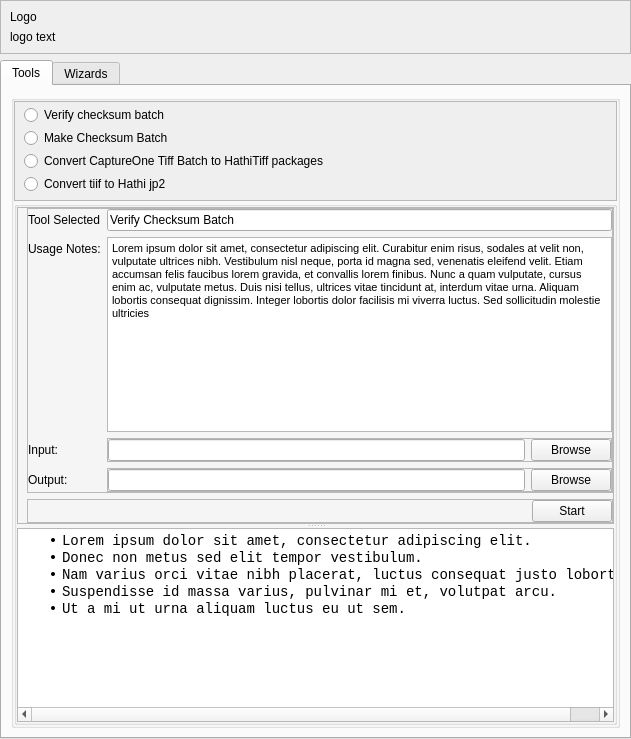
<?xml version="1.0" encoding="UTF-8"?>
<ui version="4.0">
 <class>MainWindow</class>
 <widget class="QMainWindow" name="MainWindow">
  <property name="geometry">
   <rect>
    <x>0</x>
    <y>0</y>
    <width>631</width>
    <height>739</height>
   </rect>
  </property>
  <property name="minimumSize">
   <size>
    <width>300</width>
    <height>500</height>
   </size>
  </property>
  <property name="windowTitle">
   <string>MainWindow</string>
  </property>
  <widget class="QWidget" name="centralwidget">
   <layout class="QVBoxLayout" name="verticalLayout_3">
    <property name="leftMargin">
     <number>0</number>
    </property>
    <property name="topMargin">
     <number>0</number>
    </property>
    <property name="rightMargin">
     <number>0</number>
    </property>
    <property name="bottomMargin">
     <number>0</number>
    </property>
    <item>
     <widget class="QWidget" name="widget" native="true">
      <layout class="QVBoxLayout" name="verticalLayout_2">
       <property name="leftMargin">
        <number>0</number>
       </property>
       <property name="topMargin">
        <number>0</number>
       </property>
       <property name="rightMargin">
        <number>0</number>
       </property>
       <property name="bottomMargin">
        <number>0</number>
       </property>
       <item>
        <widget class="QFrame" name="frame">
         <property name="frameShape">
          <enum>QFrame::StyledPanel</enum>
         </property>
         <property name="frameShadow">
          <enum>QFrame::Raised</enum>
         </property>
         <layout class="QVBoxLayout" name="verticalLayout">
          <item>
           <widget class="QLabel" name="label">
            <property name="text">
             <string>Logo</string>
            </property>
           </widget>
          </item>
          <item>
           <widget class="QLabel" name="label_2">
            <property name="text">
             <string>logo text</string>
            </property>
           </widget>
          </item>
         </layout>
        </widget>
       </item>
       <item>
        <widget class="QTabWidget" name="tabWidget">
         <property name="currentIndex">
          <number>0</number>
         </property>
         <widget class="QWidget" name="tab_tools">
          <attribute name="title">
           <string>Tools</string>
          </attribute>
          <layout class="QVBoxLayout" name="verticalLayout_6">
           <item>
            <widget class="QGroupBox" name="groupBox_2">
             <property name="title">
              <string/>
             </property>
             <layout class="QVBoxLayout" name="verticalLayout_8">
              <property name="spacing">
               <number>0</number>
              </property>
              <property name="leftMargin">
               <number>0</number>
              </property>
              <property name="topMargin">
               <number>0</number>
              </property>
              <property name="rightMargin">
               <number>0</number>
              </property>
              <property name="bottomMargin">
               <number>0</number>
              </property>
              <item>
               <widget class="QScrollArea" name="scrollArea">
                <property name="sizePolicy">
                 <sizepolicy hsizetype="Preferred" vsizetype="Minimum">
                  <horstretch>0</horstretch>
                  <verstretch>1</verstretch>
                 </sizepolicy>
                </property>
                <property name="minimumSize">
                 <size>
                  <width>0</width>
                  <height>75</height>
                 </size>
                </property>
                <property name="maximumSize">
                 <size>
                  <width>16777215</width>
                  <height>100</height>
                 </size>
                </property>
                <property name="horizontalScrollBarPolicy">
                 <enum>Qt::ScrollBarAlwaysOff</enum>
                </property>
                <property name="widgetResizable">
                 <bool>false</bool>
                </property>
                <property name="alignment">
                 <set>Qt::AlignLeading|Qt::AlignLeft|Qt::AlignTop</set>
                </property>
                <widget class="QWidget" name="scrollAreaWidgetContents">
                 <property name="geometry">
                  <rect>
                   <x>0</x>
                   <y>0</y>
                   <width>620</width>
                   <height>98</height>
                  </rect>
                 </property>
                 <layout class="QVBoxLayout" name="verticalLayout_4">
                  <property name="spacing">
                   <number>0</number>
                  </property>
                  <property name="topMargin">
                   <number>0</number>
                  </property>
                  <property name="bottomMargin">
                   <number>0</number>
                  </property>
                  <item>
                   <widget class="QRadioButton" name="radioButton">
                    <property name="text">
                     <string>Verify checksum batch</string>
                    </property>
                   </widget>
                  </item>
                  <item>
                   <widget class="QRadioButton" name="radioButton_3">
                    <property name="text">
                     <string>Make Checksum Batch</string>
                    </property>
                   </widget>
                  </item>
                  <item>
                   <widget class="QRadioButton" name="radioButton_4">
                    <property name="text">
                     <string>Convert CaptureOne Tiff Batch to HathiTiff packages</string>
                    </property>
                   </widget>
                  </item>
                  <item>
                   <widget class="QRadioButton" name="radioButton_2">
                    <property name="text">
                     <string>Convert tiif to Hathi jp2</string>
                    </property>
                   </widget>
                  </item>
                 </layout>
                </widget>
               </widget>
              </item>
              <item>
               <widget class="QGroupBox" name="groupBox">
                <property name="sizePolicy">
                 <sizepolicy hsizetype="Preferred" vsizetype="Minimum">
                  <horstretch>0</horstretch>
                  <verstretch>0</verstretch>
                 </sizepolicy>
                </property>
                <property name="title">
                 <string/>
                </property>
                <layout class="QVBoxLayout" name="verticalLayout_5">
                 <property name="leftMargin">
                  <number>0</number>
                 </property>
                 <property name="topMargin">
                  <number>0</number>
                 </property>
                 <property name="rightMargin">
                  <number>0</number>
                 </property>
                 <property name="bottomMargin">
                  <number>0</number>
                 </property>
                 <item>
                  <widget class="QSplitter" name="splitter">
                   <property name="orientation">
                    <enum>Qt::Vertical</enum>
                   </property>
                   <property name="childrenCollapsible">
                    <bool>false</bool>
                   </property>
                   <widget class="QFrame" name="frame_script_setup">
                    <property name="sizePolicy">
                     <sizepolicy hsizetype="Preferred" vsizetype="Minimum">
                      <horstretch>0</horstretch>
                      <verstretch>1</verstretch>
                     </sizepolicy>
                    </property>
                    <property name="minimumSize">
                     <size>
                      <width>0</width>
                      <height>200</height>
                     </size>
                    </property>
                    <property name="maximumSize">
                     <size>
                      <width>16777215</width>
                      <height>16777215</height>
                     </size>
                    </property>
                    <property name="frameShape">
                     <enum>QFrame::StyledPanel</enum>
                    </property>
                    <property name="frameShadow">
                     <enum>QFrame::Raised</enum>
                    </property>
                    <layout class="QVBoxLayout" name="verticalLayout_7">
                     <property name="leftMargin">
                      <number>9</number>
                     </property>
                     <property name="topMargin">
                      <number>0</number>
                     </property>
                     <property name="rightMargin">
                      <number>0</number>
                     </property>
                     <property name="bottomMargin">
                      <number>0</number>
                     </property>
                     <item>
                      <widget class="QFrame" name="frame_tool_options">
                       <property name="sizePolicy">
                        <sizepolicy hsizetype="Preferred" vsizetype="Minimum">
                         <horstretch>0</horstretch>
                         <verstretch>2</verstretch>
                        </sizepolicy>
                       </property>
                       <property name="frameShape">
                        <enum>QFrame::StyledPanel</enum>
                       </property>
                       <property name="frameShadow">
                        <enum>QFrame::Raised</enum>
                       </property>
                       <layout class="QFormLayout" name="formLayout">
                        <property name="labelAlignment">
                         <set>Qt::AlignLeading|Qt::AlignLeft|Qt::AlignVCenter</set>
                        </property>
                        <property name="formAlignment">
                         <set>Qt::AlignLeading|Qt::AlignLeft|Qt::AlignTop</set>
                        </property>
                        <property name="horizontalSpacing">
                         <number>6</number>
                        </property>
                        <property name="leftMargin">
                         <number>0</number>
                        </property>
                        <property name="topMargin">
                         <number>0</number>
                        </property>
                        <property name="rightMargin">
                         <number>0</number>
                        </property>
                        <property name="bottomMargin">
                         <number>0</number>
                        </property>
                        <item row="2" column="0">
                         <widget class="QLabel" name="label_3">
                          <property name="text">
                           <string>Tool Selected</string>
                          </property>
                         </widget>
                        </item>
                        <item row="2" column="1">
                         <widget class="QLineEdit" name="lineEdit">
                          <property name="text">
                           <string>Verify Checksum Batch</string>
                          </property>
                          <property name="readOnly">
                           <bool>true</bool>
                          </property>
                         </widget>
                        </item>
                        <item row="3" column="0">
                         <widget class="QLabel" name="label_4">
                          <property name="text">
                           <string>Usage Notes:</string>
                          </property>
                         </widget>
                        </item>
                        <item row="3" column="1">
                         <widget class="QTextEdit" name="textEdit">
                          <property name="sizePolicy">
                           <sizepolicy hsizetype="Expanding" vsizetype="Minimum">
                            <horstretch>0</horstretch>
                            <verstretch>1</verstretch>
                           </sizepolicy>
                          </property>
                          <property name="maximumSize">
                           <size>
                            <width>16777215</width>
                            <height>16777215</height>
                           </size>
                          </property>
                          <property name="readOnly">
                           <bool>true</bool>
                          </property>
                          <property name="html">
                           <string>&lt;!DOCTYPE HTML PUBLIC &quot;-//W3C//DTD HTML 4.0//EN&quot; &quot;http://www.w3.org/TR/REC-html40/strict.dtd&quot;&gt;
&lt;html&gt;&lt;head&gt;&lt;meta name=&quot;qrichtext&quot; content=&quot;1&quot; /&gt;&lt;style type=&quot;text/css&quot;&gt;
p, li { white-space: pre-wrap; }
&lt;/style&gt;&lt;/head&gt;&lt;body style=&quot; font-family:'MS Shell Dlg 2'; font-size:8.25pt; font-weight:400; font-style:normal;&quot;&gt;
&lt;p style=&quot; margin-top:0px; margin-bottom:15px; margin-left:0px; margin-right:0px; -qt-block-indent:0; text-indent:0px; background-color:#ffffff;&quot;&gt;&lt;a name=&quot;lipsum&quot;&gt;&lt;/a&gt;&lt;span style=&quot; font-family:'Open Sans,Arial,sans-serif'; font-size:8pt; color:#000000;&quot;&gt;L&lt;/span&gt;&lt;span style=&quot; font-family:'Open Sans,Arial,sans-serif'; font-size:8pt; color:#000000;&quot;&gt;orem ipsum dolor sit amet, consectetur adipiscing elit. Curabitur enim risus, sodales at velit non, vulputate ultrices nibh. Vestibulum nisl neque, porta id magna sed, venenatis eleifend velit. Etiam accumsan felis faucibus lorem gravida, et convallis lorem finibus. Nunc a quam vulputate, cursus enim ac, vulputate metus. Duis nisi tellus, ultrices vitae tincidunt at, interdum vitae urna. Aliquam lobortis consequat dignissim. Integer lobortis dolor facilisis mi viverra luctus. Sed sollicitudin molestie ultricies&lt;/span&gt;&lt;/p&gt;&lt;/body&gt;&lt;/html&gt;</string>
                          </property>
                          <property name="placeholderText">
                           <string/>
                          </property>
                         </widget>
                        </item>
                        <item row="4" column="0">
                         <widget class="QLabel" name="label_5">
                          <property name="text">
                           <string>Input:</string>
                          </property>
                         </widget>
                        </item>
                        <item row="4" column="1">
                         <widget class="QFrame" name="frame_2">
                          <property name="frameShape">
                           <enum>QFrame::StyledPanel</enum>
                          </property>
                          <property name="frameShadow">
                           <enum>QFrame::Raised</enum>
                          </property>
                          <layout class="QHBoxLayout" name="horizontalLayout">
                           <property name="leftMargin">
                            <number>0</number>
                           </property>
                           <property name="topMargin">
                            <number>0</number>
                           </property>
                           <property name="rightMargin">
                            <number>0</number>
                           </property>
                           <property name="bottomMargin">
                            <number>0</number>
                           </property>
                           <item>
                            <widget class="QLineEdit" name="lineEdit_2"/>
                           </item>
                           <item>
                            <widget class="QPushButton" name="pushButton">
                             <property name="text">
                              <string>Browse</string>
                             </property>
                            </widget>
                           </item>
                          </layout>
                         </widget>
                        </item>
                        <item row="5" column="0">
                         <widget class="QLabel" name="label_6">
                          <property name="text">
                           <string>Output:</string>
                          </property>
                         </widget>
                        </item>
                        <item row="5" column="1">
                         <widget class="QFrame" name="frame_3">
                          <property name="frameShape">
                           <enum>QFrame::StyledPanel</enum>
                          </property>
                          <property name="frameShadow">
                           <enum>QFrame::Raised</enum>
                          </property>
                          <layout class="QHBoxLayout" name="horizontalLayout_3">
                           <property name="leftMargin">
                            <number>0</number>
                           </property>
                           <property name="topMargin">
                            <number>0</number>
                           </property>
                           <property name="rightMargin">
                            <number>0</number>
                           </property>
                           <property name="bottomMargin">
                            <number>0</number>
                           </property>
                           <item>
                            <widget class="QLineEdit" name="lineEdit_4"/>
                           </item>
                           <item>
                            <widget class="QPushButton" name="pushButton_3">
                             <property name="text">
                              <string>Browse</string>
                             </property>
                            </widget>
                           </item>
                          </layout>
                         </widget>
                        </item>
                       </layout>
                      </widget>
                     </item>
                     <item>
                      <widget class="QFrame" name="frame_5">
                       <property name="sizePolicy">
                        <sizepolicy hsizetype="Preferred" vsizetype="Minimum">
                         <horstretch>0</horstretch>
                         <verstretch>0</verstretch>
                        </sizepolicy>
                       </property>
                       <property name="frameShape">
                        <enum>QFrame::StyledPanel</enum>
                       </property>
                       <property name="frameShadow">
                        <enum>QFrame::Raised</enum>
                       </property>
                       <layout class="QHBoxLayout" name="horizontalLayout_2">
                        <property name="leftMargin">
                         <number>0</number>
                        </property>
                        <property name="topMargin">
                         <number>0</number>
                        </property>
                        <property name="rightMargin">
                         <number>0</number>
                        </property>
                        <property name="bottomMargin">
                         <number>0</number>
                        </property>
                        <item>
                         <spacer name="horizontalSpacer">
                          <property name="orientation">
                           <enum>Qt::Horizontal</enum>
                          </property>
                          <property name="sizeHint" stdset="0">
                           <size>
                            <width>506</width>
                            <height>20</height>
                           </size>
                          </property>
                         </spacer>
                        </item>
                        <item>
                         <widget class="QPushButton" name="pushButton_2">
                          <property name="text">
                           <string>Start</string>
                          </property>
                         </widget>
                        </item>
                       </layout>
                      </widget>
                     </item>
                    </layout>
                   </widget>
                   <widget class="QTextBrowser" name="textBrowser_consolue">
                    <property name="sizePolicy">
                     <sizepolicy hsizetype="Expanding" vsizetype="Minimum">
                      <horstretch>0</horstretch>
                      <verstretch>1</verstretch>
                     </sizepolicy>
                    </property>
                    <property name="minimumSize">
                     <size>
                      <width>0</width>
                      <height>20</height>
                     </size>
                    </property>
                    <property name="font">
                     <font>
                      <family>Consolas</family>
                     </font>
                    </property>
                    <property name="autoFormatting">
                     <set>QTextEdit::AutoNone</set>
                    </property>
                    <property name="lineWrapMode">
                     <enum>QTextEdit::NoWrap</enum>
                    </property>
                    <property name="html">
                     <string>&lt;!DOCTYPE HTML PUBLIC &quot;-//W3C//DTD HTML 4.0//EN&quot; &quot;http://www.w3.org/TR/REC-html40/strict.dtd&quot;&gt;
&lt;html&gt;&lt;head&gt;&lt;meta name=&quot;qrichtext&quot; content=&quot;1&quot; /&gt;&lt;style type=&quot;text/css&quot;&gt;
p, li { white-space: pre-wrap; }
&lt;/style&gt;&lt;/head&gt;&lt;body style=&quot; font-family:'Consolas'; font-size:8.25pt; font-weight:400; font-style:normal;&quot;&gt;
&lt;ul style=&quot;margin-top: 0px; margin-bottom: 0px; margin-left: 0px; margin-right: 0px; -qt-list-indent: 1;&quot;&gt;&lt;li style=&quot; font-family:'Open Sans,Arial,sans-serif'; font-size:8pt; color:#000000;&quot; style=&quot; margin-top:0px; margin-bottom:0px; margin-left:0px; margin-right:0px; -qt-block-indent:0; text-indent:0px;&quot;&gt;&lt;span style=&quot; font-size:14px;&quot;&gt;Lorem ipsum dolor sit amet, consectetur adipiscing elit.&lt;/span&gt;&lt;/li&gt;
&lt;li style=&quot; font-family:'Open Sans,Arial,sans-serif'; font-size:8pt; color:#000000;&quot; style=&quot; margin-top:0px; margin-bottom:0px; margin-left:0px; margin-right:0px; -qt-block-indent:0; text-indent:0px;&quot;&gt;&lt;span style=&quot; font-size:14px;&quot;&gt;Donec non metus sed elit tempor vestibulum.&lt;/span&gt;&lt;/li&gt;
&lt;li style=&quot; font-family:'Open Sans,Arial,sans-serif'; font-size:8pt; color:#000000;&quot; style=&quot; margin-top:0px; margin-bottom:0px; margin-left:0px; margin-right:0px; -qt-block-indent:0; text-indent:0px;&quot;&gt;&lt;span style=&quot; font-size:14px;&quot;&gt;Nam varius orci vitae nibh placerat, luctus consequat justo lobortis.&lt;/span&gt;&lt;/li&gt;
&lt;li style=&quot; font-family:'Open Sans,Arial,sans-serif'; font-size:8pt; color:#000000;&quot; style=&quot; margin-top:0px; margin-bottom:0px; margin-left:0px; margin-right:0px; -qt-block-indent:0; text-indent:0px;&quot;&gt;&lt;span style=&quot; font-size:14px;&quot;&gt;Suspendisse id massa varius, pulvinar mi et, volutpat arcu.&lt;/span&gt;&lt;/li&gt;
&lt;li style=&quot; font-family:'Open Sans,Arial,sans-serif'; font-size:8pt; color:#000000;&quot; style=&quot; margin-top:0px; margin-bottom:0px; margin-left:0px; margin-right:0px; -qt-block-indent:0; text-indent:0px;&quot;&gt;&lt;span style=&quot; font-size:14px;&quot;&gt;Ut a mi ut urna aliquam luctus eu ut sem.&lt;/span&gt;&lt;/li&gt;&lt;/ul&gt;&lt;/body&gt;&lt;/html&gt;</string>
                    </property>
                    <property name="acceptRichText">
                     <bool>false</bool>
                    </property>
                    <property name="placeholderText">
                     <string notr="true"/>
                    </property>
                   </widget>
                  </widget>
                 </item>
                </layout>
               </widget>
              </item>
             </layout>
            </widget>
           </item>
          </layout>
         </widget>
         <widget class="QWidget" name="tab_wizards">
          <attribute name="title">
           <string>Wizards</string>
          </attribute>
         </widget>
        </widget>
       </item>
      </layout>
     </widget>
    </item>
   </layout>
  </widget>
 </widget>
 <tabstops>
  <tabstop>tabWidget</tabstop>
  <tabstop>scrollArea</tabstop>
  <tabstop>radioButton</tabstop>
  <tabstop>radioButton_3</tabstop>
  <tabstop>radioButton_4</tabstop>
  <tabstop>radioButton_2</tabstop>
  <tabstop>lineEdit</tabstop>
  <tabstop>textEdit</tabstop>
  <tabstop>lineEdit_2</tabstop>
  <tabstop>pushButton</tabstop>
  <tabstop>lineEdit_4</tabstop>
  <tabstop>pushButton_3</tabstop>
  <tabstop>pushButton_2</tabstop>
  <tabstop>textBrowser_consolue</tabstop>
 </tabstops>
 <resources/>
 <connections/>
</ui>
